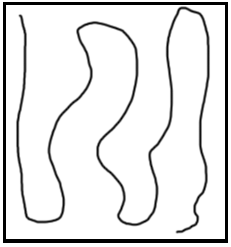
#> input picture ImgWeldLinesGenerator/maze_curvy.png, 231 x 247 px
$ python MainServer.py   (older library calls are emulated)
#> lines starting #> are read from the running program, lines starting #| are printed output that depends on the picture; after the words box and inside, x2 and y2 are one past the last pixel; in counts of white or black regions, pixels touching at a corner belong together
### ImgWeldLinesGenerator/MazeConverter.py
import numpy as np
from PIL import Image

def convert2binary(filename):
    # Open the maze image and converts it to greyscale
#> called with filename = 'maze_curvy.png'
    im = Image.open(filename).convert('L')
    # Gets the dimensions
    w, h = im.size
#> w = 231; h = 247
    '''
    print("width: ", w)
    print("height: ", h)
    print("im: ", im)
    '''

    # We now have greyscale but we want every shade of grey to be 0 and white to be 1
    threshold = 128
    binary = im.point(lambda p: p > threshold)
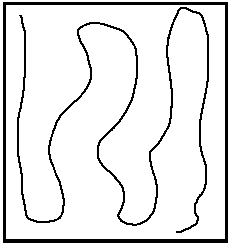
#> binary: PIL image 231x247 L; values 0 (black) and 1 (white), 90.2% white; 2 black regions, box (x1, y1, x2, y2) and area: (3, 2, 228, 243) 2979, (17, 7, 209, 233) 2604

    # Resize to be able to illustrate in terminal, can be removed when finalizing
    '''
    binary = binary.resize((w//2,h//2),Image.NEAREST)
    w, h = binary.size
    '''

    # Numpy arrays are best processed in Python
    nim = np.array(binary)

    #adds white space around the maze to simplify search for the WeldingProcessor, it therefore only has to check space in front of and under
    verticalVector = np.full(shape=h,fill_value=1,dtype=np.int).reshape(len(nim),1)
#> verticalVector = 247 values from 1 to 1
    horizontalVector = np.full(shape=w+2,fill_value=1,dtype=np.int)
#> horizontalVector = 233 values from 1 to 1
    '''
    print("verticalVector: ",verticalVector)
    print("horizontalVector: ", horizontalVector)
    print("shape horizontalVector: ", horizontalVector.shape)
    print("shape verticalVector: ", verticalVector.shape)
    print("nim: ", nim)
    '''

    Img = np.block([[horizontalVector],[verticalVector,nim,verticalVector],[horizontalVector]])
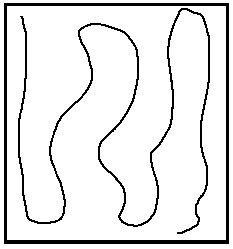
#> Img: shape (249, 233) int64; values 0 (black) and 1 (white), 90.4% white; 2 black regions, box (x1, y1, x2, y2) and area: (4, 3, 229, 244) 2979, (18, 8, 210, 234) 2604

    return Img

    #for illustration in terminal
    '''
    for row in range(h+2):
        for column in range(w+2):
            print(Img[row,column],end='')
        print()
    '''


#convert2binary('maze_curvy.png')
#convert2binary('maze_test.png')

### ImgWeldLinesGenerator/MainServer.py
#HTTP Server template

from http.server import BaseHTTPRequestHandler, HTTPServer
import time
import requests
import json
import math
import random

import numpy as np
from PIL import Image
from MazeConverter import convert2binary
from WeldingProcessor import makeWeldLines
from ImgGenerator import convert2Img

import cgi

HOST_NAME = '127.0.0.1'
PORT_NUMBER = 1234

Torstein = "C:\\Kode\\GitHub\\KBE-welding-trajectory\\" #location
Aashild = "C:\\Users\\Hilde\\OneDrive - NTNU\\Fag\\KBE2\\KBE-welding-trajectory\\" #location
yourLocation = Aashild #must be changed after whom is using it

class MyHandler(BaseHTTPRequestHandler):

    # [156 lines left out: functions do_HEAD, do_GET, do_POST, stringSplit, not called in this run]

def runImgGenerator(filename):

    binarymaze = convert2binary(filename)
#> call 2 of convert2binary, with filename = 'maze_test2.png'
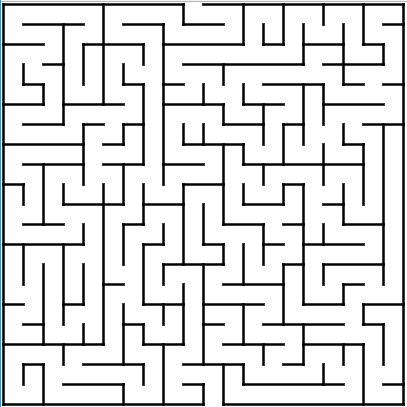
#> input picture ImgWeldLinesGenerator/maze_test2.png, 407 x 407 px
#> in convert2binary (call 2), `binary = im.point(lambda p: p > threshold)`:
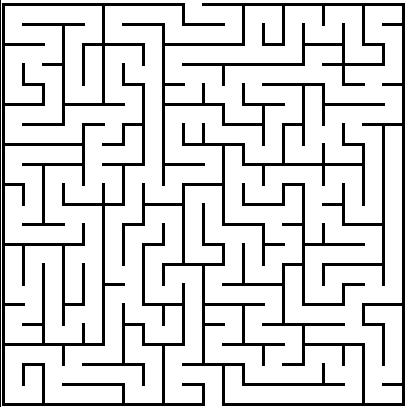
#> binary: PIL image 407x407 L; values 0 (black) and 1 (white), 83.8% white; 3 black regions, box (x1, y1, x2, y2) and area: (122, 3, 405, 406) 15549, (2, 3, 225, 406) 10809, (0, 0, 1, 407) 407
#> in convert2binary (call 2), `verticalVector = np.full(shape=h,fill_value=1,dtype=np.int).reshape(le..`: verticalVector = 407 values from 1 to 1
#> in convert2binary (call 2), `Img = np.block([[horizontalVector],[verticalVector,nim,verticalVector]..`:
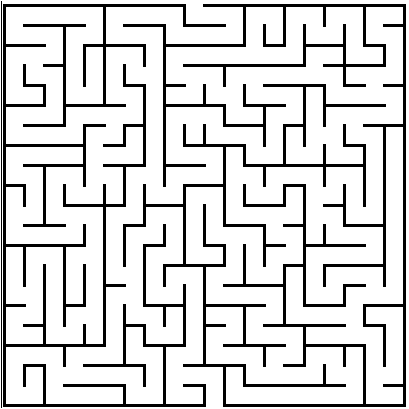
#> Img: shape (409, 409) int64; values 0 (black) and 1 (white), 84% white; 3 black regions, box (x1, y1, x2, y2) and area: (123, 4, 406, 407) 15549, (3, 4, 226, 407) 10809, (1, 1, 2, 408) 407
#> (the run stopped early here; a loop or call above may not have finished)
